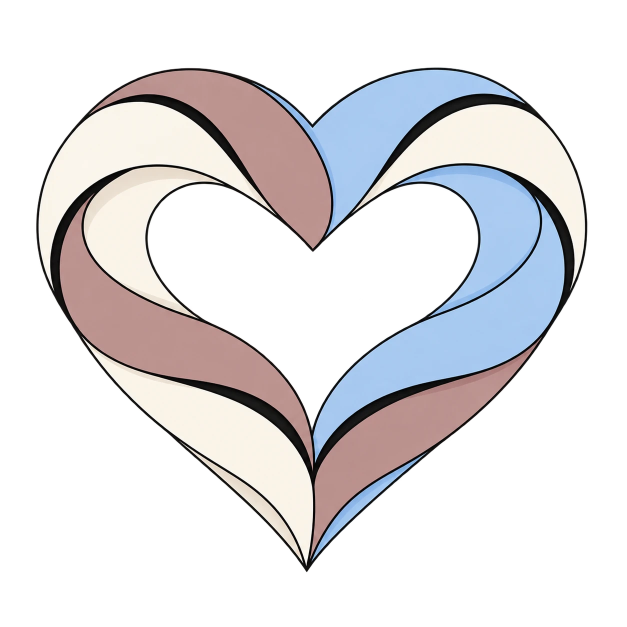
#> input picture vesta/assets/vesta-mascot.png, 1254 x 1254 px (shown at 1/2 size)
$ python make_app_icon.py
#> lines starting #> are read from the running program, lines starting #| are printed output that depends on the picture
"""Generate the Vesta desktop app icon from the Vesta logo (reproducible).

Produces a square ``vesta/assets/vesta-icon.png`` used by the GUI hosts via
``QApplication.setWindowIcon`` (window, taskbar, Alt-Tab), the web header, and
the packaged Windows icon. Regenerate with:

    python scripts/make_app_icon.py

Design: the Vesta heart itself, trimmed to its drawn edge and centred on a
transparent square with a small margin, so it fills the tile and stays legible
when Windows scales it down to 16-32 px. The logo artwork lives in
``vesta/assets/vesta-mascot.png``; replace that file to rebrand and rerun this.
Authoring needs Pillow (the ``terminal-ui`` extra); the committed PNG is loaded
at runtime with no Pillow dependency.
"""

from __future__ import annotations

from pathlib import Path

from PIL import Image

ROOT = Path(__file__).resolve().parent.parent
LOGO = ROOT / "vesta" / "assets" / "vesta-mascot.png"
OUT = ROOT / "vesta" / "assets" / "vesta-icon.png"

SIZE = 1024
MARGIN = 0.04  # of the tile, on each side


def build() -> Path:
    logo = Image.open(LOGO).convert("RGBA")
#> logo is the input picture: PIL image 1254x1254 RGBA; mean R, G, B, A 66.2, 64.6, 66.7, 91.5
    bbox = logo.getchannel("A").getbbox()
#> bbox = (41, 17, 1198, 1228)
    if bbox is None:
        raise SystemExit(f"{LOGO} is fully transparent")
    mark = logo.crop(bbox)
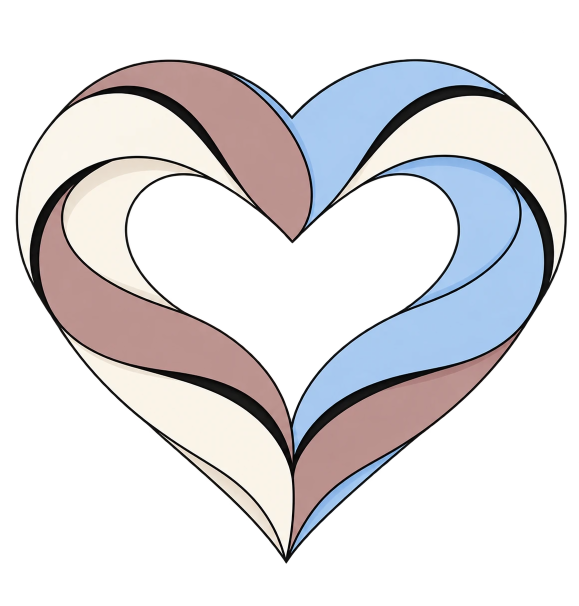
#> mark: PIL image 1157x1211 RGBA (shown at 1/2 size); mean R, G, B, A 74.3, 72.5, 74.9, 102.7; transparent parts drawn white

    inner = round(SIZE * (1 - 2 * MARGIN))
    scale = inner / max(mark.size)
#> scale = 0.778
    mark = mark.resize(
        (round(mark.width * scale), round(mark.height * scale)), Image.LANCZOS
    )
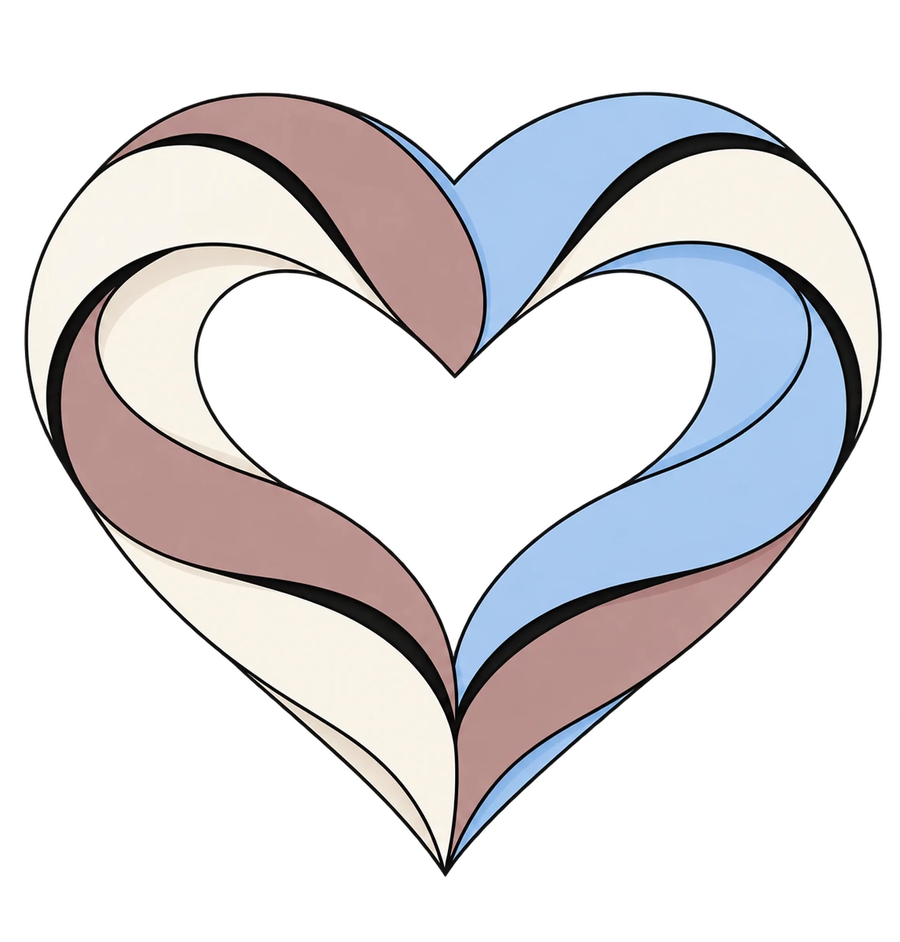
#> mark: PIL image 900x942 RGBA; mean R, G, B, A 72.6, 70.7, 73, 102.7; transparent parts drawn white

    icon = Image.new("RGBA", (SIZE, SIZE), (0, 0, 0, 0))
#> icon: PIL image 1024x1024 RGBA; every value is 0
    icon.alpha_composite(mark, ((SIZE - mark.width) // 2, (SIZE - mark.height) // 2))
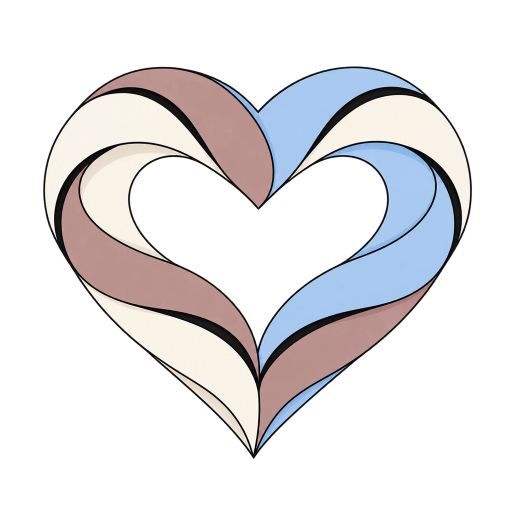
#> icon: PIL image 1024x1024 RGBA (shown at 1/2 size); mean R, G, B, A 58.7, 57.2, 59, 83; transparent parts drawn white

    OUT.parent.mkdir(parents=True, exist_ok=True)
    icon.save(OUT, "PNG", optimize=True)
    return OUT


if __name__ == "__main__":
    path = build()
    print(f"wrote {path} ({path.stat().st_size} bytes)")
